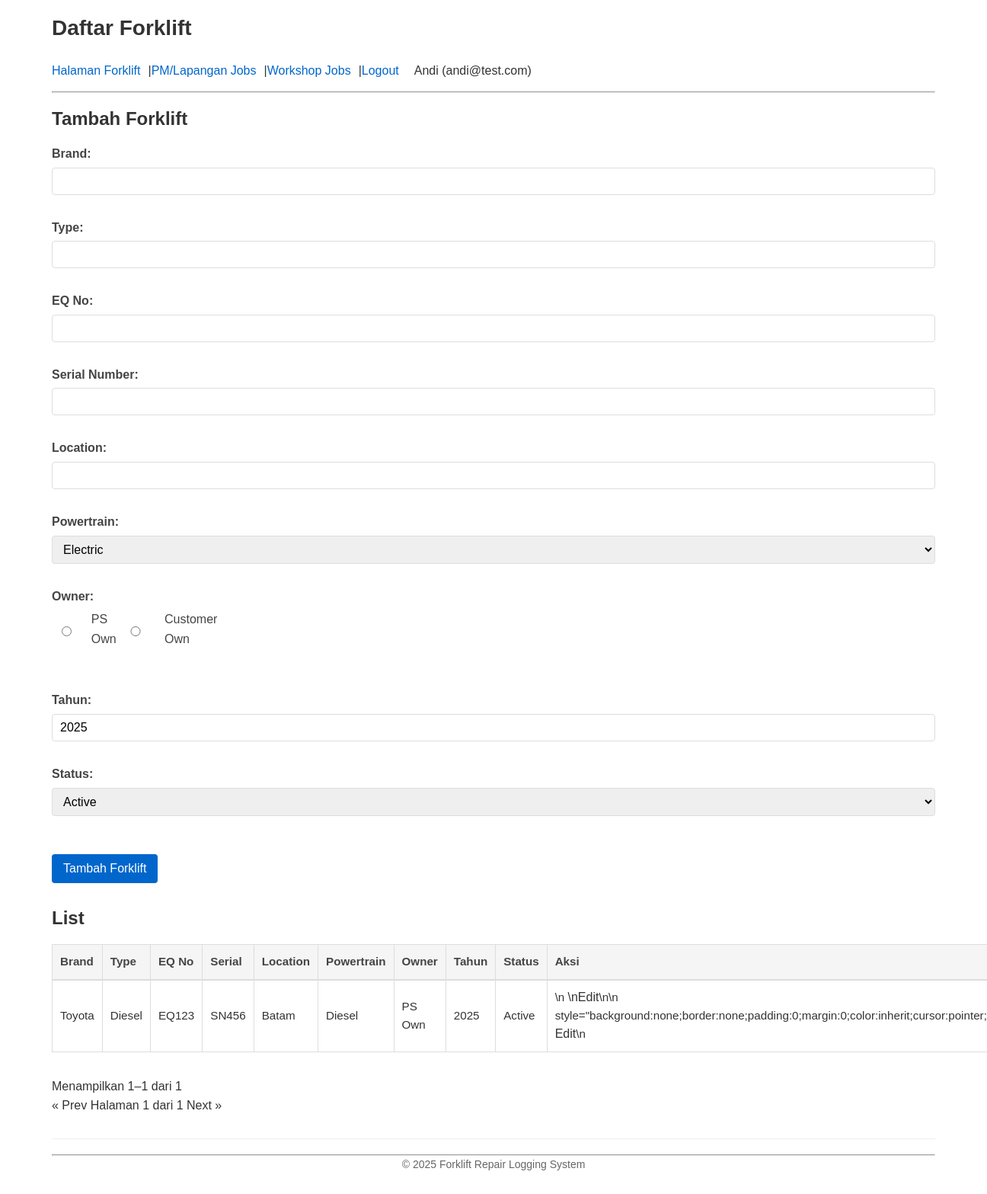
/ (signed in), run on the app's committed database.
### app/models.py (models this page shows)
class Forklift(Base):
    __tablename__ = "forklifts"
    id = Column(Integer, primary_key=True, index=True)
    brand = Column(String, nullable=False)
    type = Column(String, nullable=False)
    eq_no = Column(String, nullable=False, unique=True)
    serial_number = Column(String, nullable=False, unique=True)
    location = Column(String, nullable=False)
    powertrain = Column(String, nullable=False)
    owner = Column(String, nullable=False)
    mfg_year = Column(Integer, nullable=False)
    status = Column(String, nullable=False)
    pm_jobs = relationship("PMJob", back_populates="forklift",
                           cascade="all, delete-orphan", passive_deletes=True)
    workshop_jobs = relationship("WorkshopJob", back_populates="forklift",
                                 cascade="all, delete-orphan", passive_deletes=True)
    __table_args__ = (
        UniqueConstraint('eq_no', name='uq_eq_no'),
        UniqueConstraint('serial_number', name='uq_serial_number'),
    )

### app/routes/forklifts.py (the view)
@router.get("/", response_class=HTMLResponse)
def list_forklifts(request: Request, db: Session = Depends(get_db), page: int = 1, size: int = 20):
    page = max(page, 1)
    size = min(max(size, 1), 100)
    query = db.query(Forklift)
    total = query.count()
    total_pages = (total + size - 1) // size
    forklifts = query.offset((page - 1) * size).limit(size).all()
    current_year = datetime.now().year
    pagination = {
        "page": page,
        "size": size,
        "total": total,
        "total_pages": total_pages,
        "has_next": page < total_pages,
        "has_prev": page > 1,
        "next_page": page + 1 if page < total_pages else None,
        "prev_page": page - 1 if page > 1 else None,
        "query": f"&size={size}"
    }
    return templates.TemplateResponse("forklifts/list.html", {
        "request": request,
        "forklifts": forklifts,
        "error": None,
        "current_year": current_year,
        "pagination": pagination
    })

### app/templates/forklifts/list.html (shortened to what this page needs)
{% extends "base.html" %}
{% import "macros.html" as forms %}
{% block header_title %}Daftar Forklift{% endblock %}
{% block content %}
<section>
    <h2>Tambah Forklift</h2>
    <form action="/tambah" method="post" class="auth-form">
        {{ forms.input_field("brand", "Brand") }}
        {{ forms.input_field("type", "Type") }}
        {{ forms.input_field("eq_no", "EQ No") }}
        {{ forms.input_field("serial_number", "Serial Number") }}
        {{ forms.input_field("location", "Location") }}
        {{ forms.select_field(
            "powertrain",
            "Powertrain",
            [
                {"value": "Electric", "text": "Electric"},
                {"value": "Diesel", "text": "Diesel"},
                {"value": "LPG", "text": "LPG"},
                {"value": "Manual", "text": "Manual"},
                {"value": "Instrument & Tools", "text": "Instrument & Tools"}
            ]
        ) }}
        <div class="form-group">
            <label>Owner:</label>
            <div class="form-check">
                {{ forms.radio_field("owner", "PS Own", "PS Own") }}
                {{ forms.radio_field("owner", "Customer Own", "Customer Own") }}
            </div>
        </div>
        {{ forms.input_field("mfg_year", "Tahun", "number", current_year, True) }}
        {{ forms.select_field(
            "status",
            "Status",
            [
                {"value": "Active", "text": "Active"},
                {"value": "Retired", "text": "Retired"},
                {"value": "Maintenance", "text": "Maintenance"}
            ]
        ) }}
        <div class="form-actions">
            {{ forms.submit_button("Tambah Forklift") }}
        </div>
    </form>
</section>
<section class="mt-4">
    <h2>List</h2>
    <form action="/delete_bulk" method="post" onsubmit="return confirmBulkDelete()">
        <div class="table-responsive">
            <table>
                <thead>
                    <tr>
                        <th>Brand</th>
                        <th>Type</th>
                        <th>EQ No</th>
                        <th>Serial</th>
                        <th>Location</th>
                        <th>Powertrain</th>
                        <th>Owner</th>
                        <th>Tahun</th>
                        <th>Status</th>
                        <th>Aksi</th>
                    </tr>
                </thead>
                <tbody>
                    {% for f in forklifts %}
                    <tr>
                        <td>{{ f.brand }}</td>
                        <td>{{ f.type }}</td>
                        <td>{{ f.eq_no }}</td>
                        <td>{{ f.serial_number }}</td>
                        <td>{{ f.location }}</td>
                        <td>{{ f.powertrain }}</td>
                        <td>{{ f.owner }}</td>
                        <td>{{ f.mfg_year }}</td>
                        <td>{{ f.status }}</td>
                        <td class="table-actions">
    <form action="/edit/{{ f.id }}" method="get" style="display:inline">\n    <button type="submit" style="background:none;border:none;padding:0;margin:0;color:inherit;cursor:pointer;"><form action="/edit/{{ f.id }}" method="get" style="display:inline">\n    <button type="submit" style="background:none;border:none;padding:0;margin:0;color:inherit;cursor:pointer;">Edit</button>\n</form></button>\n</form> style="background:none;border:none;padding:0;margin:0;color:inherit;cursor:pointer;"><form action="/edit/{{ f.id }}" method="get" style="display:inline">\n    <button type="submit" style="background:none;border:none;padding:0;margin:0;color:inherit;cursor:pointer;">Edit</button>\n</form></a>
</td>
                    </tr>
                    {% endfor %}
                </tbody>
            </table>
        </div></form>
</section>
{{ forms.pagination_controls(pagination, "/") }}
{% endblock %}

### app/templates/macros.html (shortened to what this page needs)
{% macro input_field(name, label, type='text', value='', required=True) -%}
    <div class="form-group">
        <label for="{{ name }}">{{ label }}:</label>
        <input type="{{ type }}" id="{{ name }}" name="{{ name }}" value="{{ value }}" class="form-control" {% if required %}required{% endif %}>
    </div>
{%- endmacro %}
{% macro select_field(name, label, options, selected='', required=True) -%}
    <div class="form-group">
        <label for="{{ name }}">{{ label }}:</label>
        <select id="{{ name }}" name="{{ name }}" class="form-control" {% if required %}required{% endif %}>
            {% for option in options %}
            <option value="{{ option.value }}" {% if selected == option.value %}selected{% endif %}>{{ option.text }}</option>
            {% endfor %}
        </select>
    </div>
{%- endmacro %}
{% macro radio_field(name, label, value, checked=False, required=True) -%}
    <div class="form-check">
        <input type="radio" id="{{ name }}_{{ value }}" name="{{ name }}" value="{{ value }}" {% if checked %}checked{% endif %} {% if required %}required{% endif %}>
        <label for="{{ name }}_{{ value }}">{{ label }}</label>
    </div>
{%- endmacro %}
{% macro submit_button(text="Submit") -%}
    <button type="submit" class="btn">{{ text }}</button>
{%- endmacro %}
{% macro pagination_controls(pagination, base_url) -%}
<div class="pagination">
    <span>Menampilkan {{ (pagination.page - 1) * pagination.size + 1 }}–{{ (pagination.page - 1) * pagination.size + (pagination.size if pagination.page < pagination.total_pages else pagination.total % pagination.size or pagination.size) }} dari {{ pagination.total }}</span>
    <div class="pagination-links">
        {% if pagination.has_prev %}
            <a href="{{ base_url }}?page={{ pagination.prev_page }}{{ pagination.query }}">&laquo; Prev</a>
        {% else %}
            <span class="disabled">&laquo; Prev</span>
        {% endif %}
        <span>Halaman {{ pagination.page }} dari {{ pagination.total_pages }}</span>
        {% if pagination.has_next %}
            <a href="{{ base_url }}?page={{ pagination.next_page }}{{ pagination.query }}">Next &raquo;</a>
        {% else %}
            <span class="disabled">Next &raquo;</span>
        {% endif %}
    </div>
</div>
{%- endmacro %}

### app/static/css/styles.css (style rules this page uses)
* { margin:0;padding:0;box-sizing:border-box }
body { font-family:Arial,sans-serif;line-height:1.6;padding:20px;max-width:1200px;margin:0 auto;color:#333;background-color:#fff }
h1,h2,h3,h4,h5,h6 { color:#333;margin-bottom:0.75em;font-weight:600;line-height:1.2 }
h2 { font-size:1.5rem }
section { margin-bottom:2rem }
.form-group { margin-bottom:15px }
label { display:block;margin-bottom:5px;font-weight:600;color:#444 }
.form-control,input[type="text"],input[type="email"],input[type="password"],input[type="number"],input[type="date"],select,textarea { width:100%;padding:8px 10px;border:1px solid #ddd;border-radius:4px;font-size:16px;transition:border-color 0.2s ease }
.form-check { margin-bottom:10px;display:flex;align-items:center }
.form-check input[type="checkbox"],.form-check input[type="radio"] { margin-right:8px }
.form-check label { display:inline;margin-left:5px;font-weight:400 }
.form-actions { margin-top:20px }
button,.btn { background-color:#0066cc;color:#fff;border:none;padding:10px 15px;border-radius:4px;cursor:pointer;font-size:16px;transition:background-color 0.2s ease }
table { width:100%;border-collapse:collapse;margin:20px 0;font-size:0.95rem }
table th,table td { padding:10px;border:1px solid #ddd;text-align:left }
table th { background-color:#f5f5f5;font-weight:600;color:#444;border-bottom:2px solid #ddd }
.mt-4 { margin-top:1.5rem }

### app/templates/base.html (style rules this page uses)
* { margin: 0; padding: 0; box-sizing: border-box; }
body { font-family: Arial, sans-serif; line-height: 1.6; padding: 20px; max-width: 1200px; margin: 0 auto; color: #333; }
h2 { font-size: 1.5rem; margin-bottom: 0.75em; font-weight: 600; line-height: 1.2; color: #333; }
.form-group { margin-bottom: 15px; }
label { display: block; margin-bottom: 5px; font-weight: 600; color: #444; }
input, select, textarea { width: 100%; padding: 8px 10px; border: 1px solid #ddd; border-radius: 4px; font-size: 16px; }
button, .btn { background-color: #0066cc; color: white; border: none; padding: 10px 15px; border-radius: 4px; cursor: pointer; }
table { width: 100%; border-collapse: collapse; margin: 20px 0; font-size: 0.95rem; }
th, td { padding: 10px; text-align: left; border: 1px solid #ddd; }
th { background-color: #f5f5f5; font-weight: 600; color: #444; border-bottom: 2px solid #ddd; }
.auth-form { display: flex; flex-direction: column; gap: 15px; }
.form-actions { margin-top: 20px; }

### data on the page
Forklift: owner "PS Own", brand "Toyota", type "Diesel", eq_no "EQ123", serial_number "SN456", location "Batam", powertrain "Diesel", mfg_year "2025", status "Active"

### other printed values
{{ request.state.user.name if request.state.user else '' }} "Andi"
{{ request.state.user.email if request.state.user else '' }} "andi@test.com"
{{ label }} "Brand Type EQ No Serial Number Location Tahun"
{{ label }} "Powertrain Status"
{{ label }} "Customer Own"
{{ text }} "Tambah Forklift"
{{ (pagination.page - 1) * pagination.size + 1 }} "1"
{{ pagination.total }} "1"
{{ pagination.page }} "1"
{{ pagination.total_pages }} "1"
{{ current_year }} "2025"
form field powertrain "Electric"
form field status "Active"
